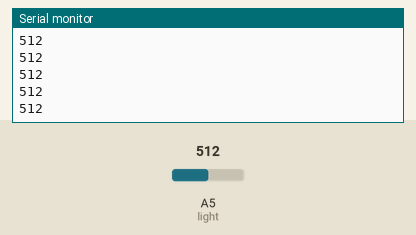
A sketch run on a simulated Arduino Uno, built with avr-gcc and run on an emulated ATmega328P. Parts: the last lines printed to the serial monitor. Inputs (shaded band) come from the test bench; at power-on: A5 (light) = 512.

Above: at 1.2 s.
1.3 s: A5 (light) set to 716
At 2.4 s:
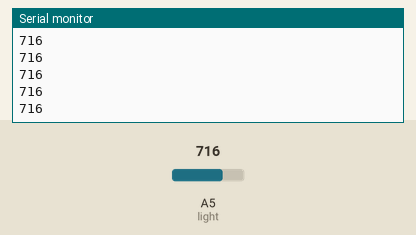
2.8 s: A5 (light) set to 900
At 3.7 s:
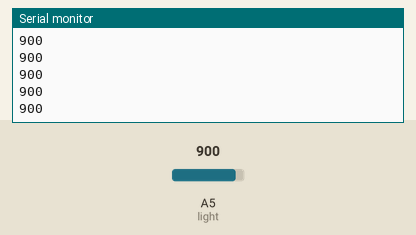
Timing chart, 0 to 5.8 s (numbered marks = the images above; inputs shaded):
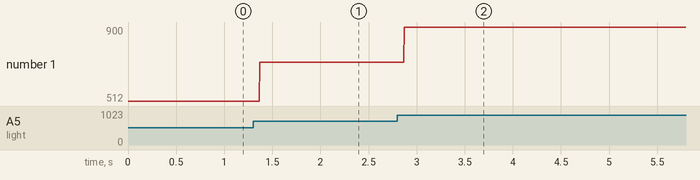

The sketch:

light-sensor.ino
```cpp
int light=A5;

void setup() {
  Serial.begin(9600);
  pinMode(light,INPUT);
}

void loop() {
  int m=analogRead(light);
  Serial.println(m);
}
```

Measured:
- after the input at 1.3 s, the serial monitor: prints a new line after 0.07 s (image 1)
- after the input at 2.8 s, the serial monitor: prints a new line after 0.07 s (image 2)
- plotted number 1: 512 → 716 after the input at 1.3 s, 716 → 900 after the input at 2.8 s
